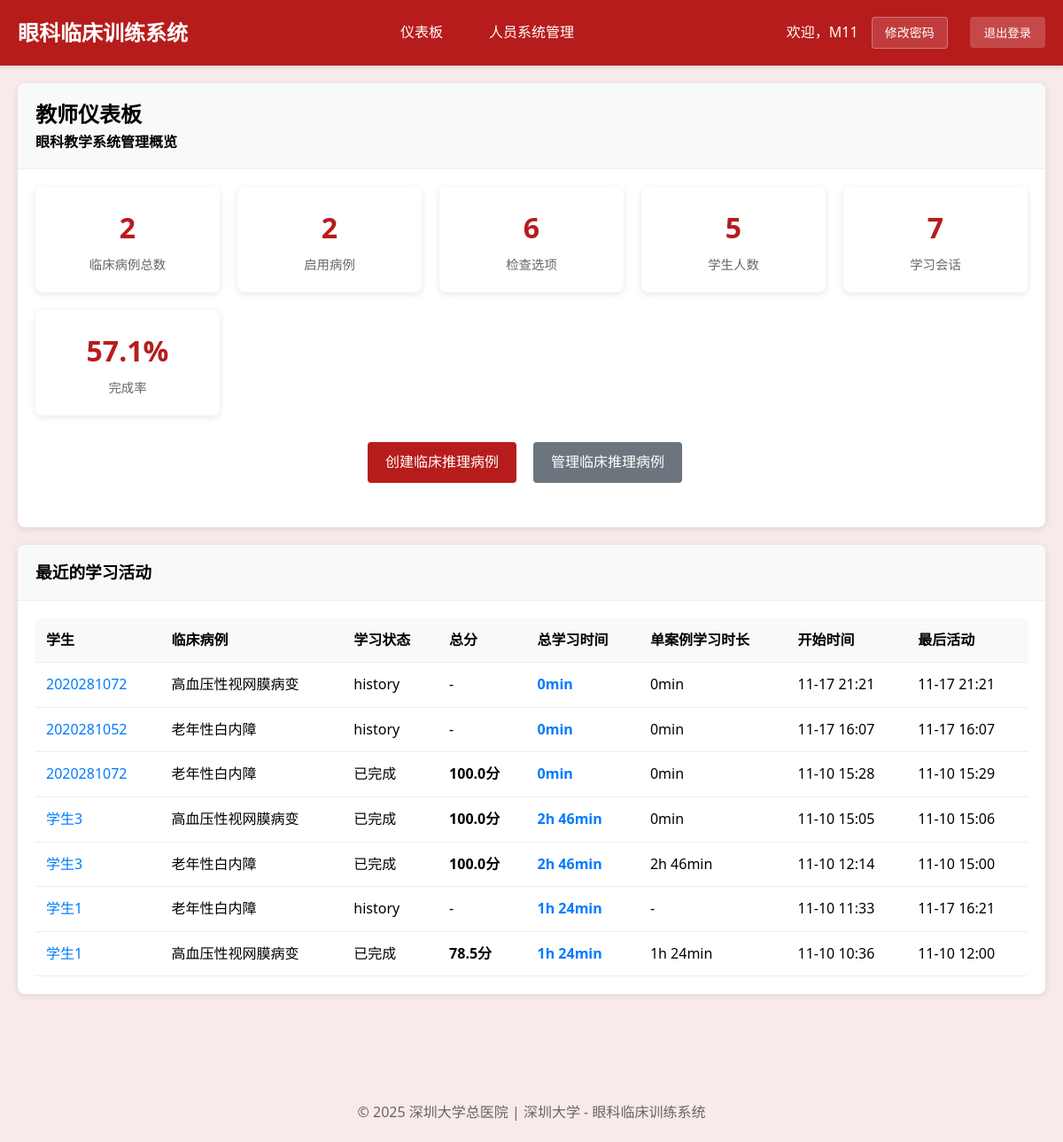
The app's page /teacher/ (signed in), older data.
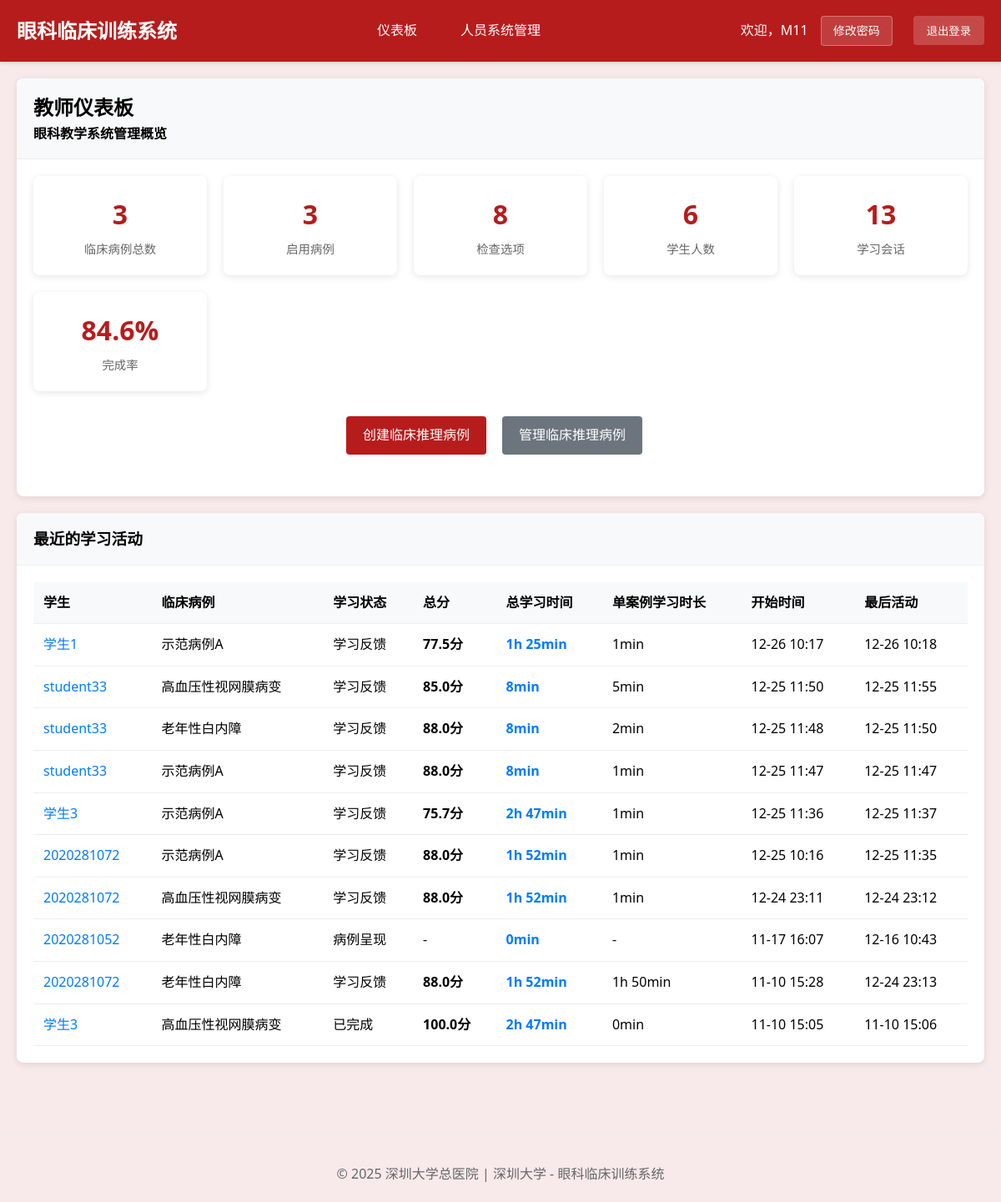
The same page, newer data.
### cases/models.py (models this page shows, shortened)
class StudentClinicalSession(models.Model):
    student = models.ForeignKey(User, on_delete=models.CASCADE, verbose_name="学生")
    clinical_case = models.ForeignKey(ClinicalCase, on_delete=models.CASCADE, verbose_name="临床案例")
    session_status = models.CharField(
        max_length=30,  # 增加长度以适应最长的选项
        choices=[
            ('case_presentation', '病例呈现'),         # 步骤1: 呈现病例
            ('examination_selection', '检查选择'),     # 步骤2: 选择检查方法
            ('examination_results', '检查结果'),       # 步骤3: 查看检查图像结果
            ('diagnosis_reasoning', '诊断推理'),       # 步骤4: 诊断判断推理
            ('treatment_selection', '治疗选择'),       # 步骤5: 选择治疗方案
            ('learning_feedback', '学习反馈'),         # 步骤6: 学习反馈
            ('completed', '已完成')
        ],
        default='case_presentation',
        verbose_name="当前阶段"
    )
    selected_examinations = models.JSONField(default=list, verbose_name="已选检查项目")
    examination_images_viewed = models.JSONField(default=list, verbose_name="已查看的检查图像")
    selected_diagnosis = models.ForeignKey(DiagnosisOption, on_delete=SET_NULL, blank=True, null=True, verbose_name="选择的诊断")
    selected_diagnoses = models.JSONField(default=list, verbose_name="选中的多个诊断ID", help_text="支持鉴别诊断的多选功能")
    diagnosis_reasoning_text = models.TextField(blank=True, verbose_name="诊断推理过程",
                                               help_text="学生的诊断思路和推理过程")
    selected_treatments = models.JSONField(default=list, verbose_name="已选治疗方案")
    step_completion_status = models.JSONField(
        default=dict,
        verbose_name="步骤完成状态",
        help_text="记录每个步骤的完成情况：{step_name: {completed: bool, score: float, completion_time: datetime}}"
    )
    required_examinations_completed = models.BooleanField(default=False, verbose_name="必选检查是否完成")
    examination_selection_valid = models.BooleanField(default=False, verbose_name="检查选择是否有效")
    examination_score = models.FloatField(default=0.0, verbose_name="检查选择得分")
    diagnosis_score = models.FloatField(default=0.0, verbose_name="诊断准确性得分")
    treatment_score = models.FloatField(default=0.0, verbose_name="治疗方案得分")
    reasoning_score = models.FloatField(default=0.0, verbose_name="推理过程得分")
    overall_score = models.FloatField(default=0.0, verbose_name="总体得分")
    diagnosis_attempt_count = models.IntegerField(default=0, verbose_name="诊断尝试次数", help_text="记录学生诊断尝试的次数，用于循序渐进指导")
    diagnosis_guidance_level = models.IntegerField(default=0, verbose_name="指导级别", help_text="0=无提示，1=轻度提示，2=中度提示，3=强提示")
    time_spent = models.JSONField(default=dict, verbose_name="各阶段用时", help_text="JSON格式记录各阶段耗时")
    step_start_times = models.JSONField(default=dict, verbose_name="各步骤开始时间")
    started_at = models.DateTimeField(auto_now_add=True, verbose_name="开始时间")
    completed_at = models.DateTimeField(blank=True, null=True, verbose_name="完成时间")
    last_activity = models.DateTimeField(auto_now=True, verbose_name="最后活动时间")
    learning_notes = models.TextField(blank=True, verbose_name="学习笔记")
    reflection = models.TextField(blank=True, verbose_name="学习反思")
    session_data = models.JSONField(default=dict, verbose_name="会话数据",
                                   help_text="保存检查顺序、当前进度等临时数据")
    class Meta:
        verbose_name = "学生临床会话"
        verbose_name_plural = "学生临床会话"
        ordering = ['-started_at']
        unique_together = ['student', 'clinical_case']

class ClinicalCase(models.Model):
    title = models.CharField(max_length=200, verbose_name="案例标题")
    case_id = models.CharField(max_length=50, unique=True, verbose_name="案例编号")
    patient_age = models.IntegerField(verbose_name="患者年龄")
    patient_gender = models.CharField(max_length=10, choices=[('M', '男'), ('F', '女')], verbose_name="患者性别")
    chief_complaint = models.TextField(verbose_name="主诉")
    present_illness = models.TextField(verbose_name="现病史")
    past_history = models.TextField(blank=True, verbose_name="既往史")
    family_history = models.TextField(blank=True, verbose_name="家族史")
    visual_acuity = models.TextField(blank=True, verbose_name="视力", help_text="如：右眼0.3，左眼0.5")
    intraocular_pressure = models.TextField(blank=True, verbose_name="眼压", help_text="如：右眼15mmHg，左眼16mmHg")
    external_eye_exam = models.TextField(blank=True, verbose_name="眼外观检查", help_text="眼睑、眼球位置、运动等")
    pupil_exam = models.TextField(blank=True, verbose_name="瞳孔检查", help_text="瞳孔大小、形状、对光反应等")
    conjunctiva_exam = models.TextField(blank=True, verbose_name="结膜检查", help_text="结膜充血、水肿等")
    cornea_exam = models.TextField(blank=True, verbose_name="角膜检查", help_text="角膜透明度、表面等")
    learning_objectives = models.JSONField(verbose_name="学习目标", help_text="JSON格式存储多个学习目标")
    difficulty_level = models.CharField(
        max_length=20,
        choices=[('beginner', '初级'), ('intermediate', '中级'), ('advanced', '高级')],
        default='intermediate',
        verbose_name="难度等级"
    )
    is_active = models.BooleanField(default=True, verbose_name="是否启用")
    created_by = models.ForeignKey(User, on_delete=models.CASCADE, verbose_name="创建者")
    created_at = models.DateTimeField(auto_now_add=True, verbose_name="创建时间")
    updated_at = models.DateTimeField(auto_now=True, verbose_name="更新时间")
    case_images = models.JSONField(blank=True, null=True, verbose_name="案例图片", help_text="存储图片路径的JSON数组")
    class Meta:
        verbose_name = "临床案例"
        verbose_name_plural = "临床案例"
        ordering = ['-created_at']

### cases/views.py (the view)
# urls.py: path('teacher/', views.teacher_dashboard, name='teacher_dashboard'),
@login_required
@user_passes_test(is_teacher, login_url='login')
def teacher_dashboard(request):
    total_clinical_cases = ClinicalCase.objects.count()
    active_clinical_cases = ClinicalCase.objects.filter(is_active=True).count()
    total_students = User.objects.filter(groups__name='Students').count()
    total_examinations = ExaminationOption.objects.count()
    total_sessions = StudentClinicalSession.objects.count()
    completed_sessions = StudentClinicalSession.objects.filter(completed_at__isnull=False).count()
    completion_rate = round((completed_sessions / total_sessions * 100), 1) if total_sessions > 0 else 0
    recent_sessions = StudentClinicalSession.objects.select_related('student', 'clinical_case').order_by('-started_at')[:10]
    sessions_with_time = []
    cached_user_total_minutes = {}
    for session in recent_sessions:
        student_id = getattr(session.student, 'id', None)
        if student_id not in cached_user_total_minutes:
            cached_user_total_minutes[student_id] = _get_user_total_study_time_minutes(session.student)
        total_minutes = cached_user_total_minutes[student_id]
        formatted_time = _format_minutes_as_hm(total_minutes)
        case_minutes = _get_session_study_time_minutes(session)
        formatted_case_time = _format_minutes_as_hm(case_minutes) if isinstance(case_minutes, int) else '-'
        sessions_with_time.append(
            {
                'session': session,
                'total_study_time': formatted_time,
                'case_study_time': formatted_case_time,
            }
        )
    context = {
        'total_clinical_cases': total_clinical_cases,
        'active_clinical_cases': active_clinical_cases,
        'total_students': total_students,
        'total_examinations': total_examinations,
        'total_sessions': total_sessions,
        'completed_sessions': completed_sessions,
        'completion_rate': completion_rate,
        'recent_sessions': sessions_with_time,
    }
    return render(request, 'teacher/dashboard.html', context)

### cases/views.py (called while the page is built)
def is_teacher(user):
    return user.groups.filter(name='Teachers').exists() or user.is_superuser

def _format_minutes_as_hm(total_minutes: int) -> str:
    total_minutes = int(total_minutes or 0)
    hours = total_minutes // 60
    minutes = total_minutes % 60
    if hours > 0:
        if minutes > 0:
            return f"{hours}h {minutes}min"
        return f"{hours}h"
    return f"{minutes}min"

def _parse_iso_dt(value):
    if not value:
        return None
    try:
        dt = timezone.datetime.fromisoformat(str(value).replace('Z', '+00:00'))
        if timezone.is_naive(dt):
            dt = timezone.make_aware(dt, timezone.get_current_timezone())
        return dt
    except Exception:
        return None

### cases/templates/teacher/dashboard.html (shortened to what this page needs)
{% extends 'base.html' %}
{% load static %}
{% block content %}
<div class="card">
    <div class="card-header">
        <h2>教师仪表板</h2>
        <p>眼科教学系统管理概览</p>
    </div>
    <div class="card-body">
        <div class="stats-grid">
            <div class="stat-card">
                <div class="stat-number">{{ total_clinical_cases }}</div>
                <div class="stat-label">临床病例总数</div>
            </div>
            <div class="stat-card">
                <div class="stat-number">{{ active_clinical_cases }}</div>
                <div class="stat-label">启用病例</div>
            </div>
            <div class="stat-card">
                <div class="stat-number">{{ total_examinations }}</div>
                <div class="stat-label">检查选项</div>
            </div>
            <div class="stat-card">
                <div class="stat-number">{{ total_students }}</div>
                <div class="stat-label">学生人数</div>
            </div>
            <div class="stat-card">
                <div class="stat-number">{{ total_sessions }}</div>
                <div class="stat-label">学习会话</div>
            </div>
            <div class="stat-card">
                <div class="stat-number">{{ completion_rate }}%</div>
                <div class="stat-label">完成率</div>
            </div>
        </div>
        <div style="text-align: center; margin: 30px 0;">
            <a href="{% url 'teacher_clinical_case_create' %}" class="btn" style="margin-right: 15px;">创建临床推理病例</a>
            <a href="{% url 'teacher_clinical_case_list' %}" class="btn secondary" style="margin-right: 15px;">管理临床推理病例</a>
        </div>
    </div>
</div>
{% if recent_sessions %}
<div class="card">
    <div class="card-header">
        <h3>最近的学习活动</h3>
    </div>
    <div class="card-body">
        <table class="table">
            <thead>
                <tr>
                    <th>学生</th>
                    <th>临床病例</th>
                    <th>学习状态</th>
                    <th>总分</th>
                    <th>总学习时间</th>
                    <th>单案例学习时长</th>
                    <th>开始时间</th>
                    <th>最后活动</th>
                </tr>
            </thead>
            <tbody>
                {% for item in recent_sessions %}
                <tr>
                    <td>
                        <a class="student-review-link" href="{% url 'teacher_session_review' item.session.id %}">
                            {{ item.session.student.get_full_name|default:item.session.student.username }}
                        </a>
                    </td>
                    <td>{{ item.session.clinical_case.title }}</td>
                    <td>{{ item.session.get_session_status_display|default:item.session.session_status }}</td>
                    <td>
                        {% if item.session.overall_score %}
                            <strong>{{ item.session.overall_score|floatformat:1 }}分</strong>
                        {% else %}
                            -
                        {% endif %}
                    </td>
                    <td><strong style="color: #007bff;">{{ item.total_study_time }}</strong></td>
                    <td>{{ item.case_study_time }}</td>
                    <td>{{ item.session.started_at|date:"m-d H:i" }}</td>
                    <td>{{ item.session.last_activity|date:"m-d H:i"|default:"-" }}</td>
                </tr>
                {% endfor %}
            </tbody>
        </table>
    </div>
</div>
{% endif %}
{% endblock %}

Row changes from the older to the newer data that the page shows:
removed StudentClinicalSession: session.student.get_full_name "2020281072", session.clinical_case "高血压性视网膜病变", session.session_status "history", total_study_time "0min", case_study_time "0min", session.started_at "11-17 21:21", session.last_activity "11-17 21:21"
no longer on this page (row unchanged): StudentClinicalSession: session.student.get_full_name "学生3", session.clinical_case "老年性白内障", session.session_status "已完成", session.overall_score "100.0", total_study_time "2h 46min", case_study_time "2h 46min", session.started_at "11-10 12:14", session.last_activity "11-10 15:00"
no longer on this page (row edited): StudentClinicalSession: session.student.get_full_name "学生1", session.clinical_case "老年性白内障", session.session_status "history", total_study_time "1h 24min", case_study_time "-", session.started_at "11-10 11:33", session.last_activity "11-17 16:21"
no longer on this page (row unchanged): StudentClinicalSession: session.student.get_full_name "学生1", session.clinical_case "高血压性视网膜病变", session.session_status "已完成", session.overall_score "78.5", total_study_time "1h 24min", case_study_time "1h 24min", session.started_at "11-10 10:36", session.last_activity "11-10 12:00"
added StudentClinicalSession: session.student.get_full_name "学生1", session.clinical_case "示范病例A", session.session_status "学习反馈", session.overall_score "77.5", total_study_time "1h 25min", case_study_time "1min", session.started_at "12-26 10:17", session.last_activity "12-26 10:18"
added StudentClinicalSession: session.student.get_full_name "student33", session.clinical_case "高血压性视网膜病变", session.session_status "学习反馈", session.overall_score "85.0", total_study_time "8min", case_study_time "5min", session.started_at "12-25 11:50", session.last_activity "12-25 11:55"
added StudentClinicalSession: session.student.get_full_name "student33", session.clinical_case "老年性白内障", session.session_status "学习反馈", session.overall_score "88.0", total_study_time "8min", case_study_time "2min", session.started_at "12-25 11:48", session.last_activity "12-25 11:50"
added StudentClinicalSession: session.student.get_full_name "student33", session.clinical_case "示范病例A", session.session_status "学习反馈", session.overall_score "88.0", total_study_time "8min", case_study_time "1min", session.started_at "12-25 11:47", session.last_activity "12-25 11:47"
added StudentClinicalSession: session.student.get_full_name "学生3", session.clinical_case "示范病例A", session.session_status "学习反馈", session.overall_score "75.7", total_study_time "2h 47min", case_study_time "1min", session.started_at "12-25 11:36", session.last_activity "12-25 11:37"
added StudentClinicalSession: session.student.get_full_name "2020281072", session.clinical_case "示范病例A", session.session_status "学习反馈", session.overall_score "88.0", total_study_time "1h 52min", case_study_time "1min", session.started_at "12-25 10:16", session.last_activity "12-25 11:35"
added StudentClinicalSession: session.student.get_full_name "2020281072", session.clinical_case "高血压性视网膜病变", session.session_status "学习反馈", session.overall_score "88.0", total_study_time "1h 52min", case_study_time "1min", session.started_at "12-24 23:11", session.last_activity "12-24 23:12"
changed StudentClinicalSession: session.session_status "history" → "病例呈现"; case_study_time "0min" → "-"; session.last_activity "11-17 16:07" → "12-16 10:43"
changed StudentClinicalSession (number 9 of 10 on the later page): session.session_status "已完成" → "学习反馈"; session.overall_score "100.0" → "88.0"; total_study_time "0min" → "1h 52min"; case_study_time "0min" → "1h 50min"; session.last_activity "11-10 15:29" → "12-24 23:13"
computed for StudentClinicalSession "已完成": total_study_time "2h 46min" → "2h 47min"
Text that changed along with them:
{{ total_clinical_cases }}: "2" → "3"
{{ active_clinical_cases }}: "2" → "3"
{{ total_examinations }}: "6" → "8"
{{ total_students }}: "5" → "6"
{{ total_sessions }}: "7" → "13"
{{ completion_rate }}: "57.1" → "84.6"
